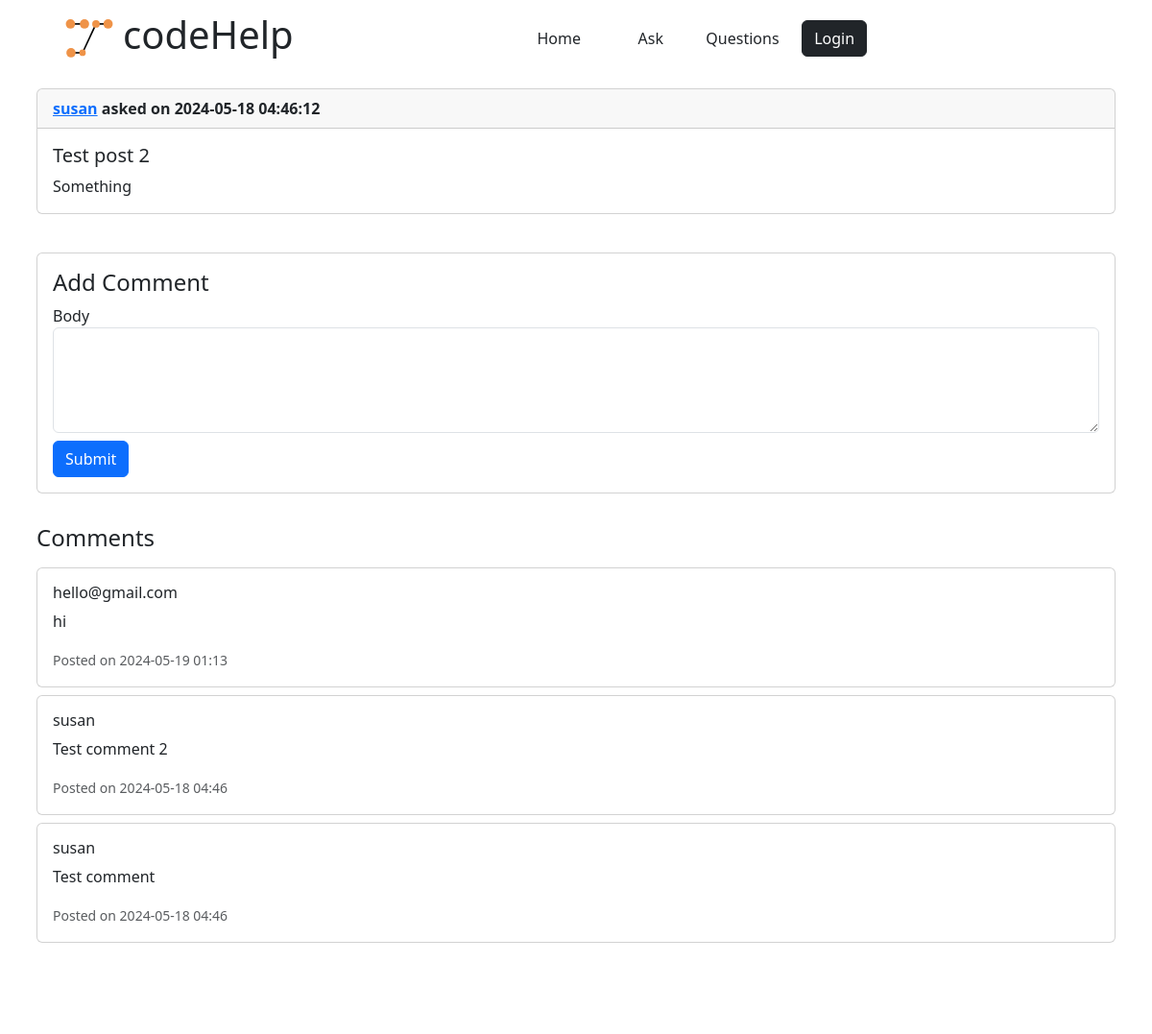
Screenshot of /post/2 with the database file from the repository.
### app/models.py (models this page shows, shortened)
class User(UserMixin, db.Model):
    id: so.Mapped[int] = so.mapped_column(primary_key=True)
    username: so.Mapped[str] = so.mapped_column(sa.String(64), index=True,
                                                unique=True)
    email: so.Mapped[str] = so.mapped_column(sa.String(120), index=True,
                                             unique=True)
    password_hash: so.Mapped[Optional[str]] = so.mapped_column(sa.String(256))
    posts: so.WriteOnlyMapped['Post'] = so.relationship(
        back_populates='author')
    comments: so.WriteOnlyMapped['Comment'] = so.relationship(
        back_populates='author')

class Post(db.Model):
    id: so.Mapped[int] = so.mapped_column(primary_key=True)
    title: so.Mapped[str] = so.mapped_column(sa.String(140))
    body: so.Mapped[str] = so.mapped_column(sa.String(256))
    timestamp: so.Mapped[datetime] = so.mapped_column(
        index=True, default=lambda: datetime.now(timezone.utc).replace(microsecond=0))
    user_id: so.Mapped[int] = so.mapped_column(sa.ForeignKey(User.id),
                                               index=True)
    author: so.Mapped[User] = so.relationship(back_populates='posts')
    comments: so.WriteOnlyMapped['Comment'] = so.relationship(
        back_populates='post')

class Comment(db.Model):
    id: so.Mapped[int] = so.mapped_column(primary_key=True)
    body: so.Mapped[str] = so.mapped_column(sa.String(280))
    timestamp: so.Mapped[datetime] = so.mapped_column(
        index=True, default=lambda: datetime.now(timezone.utc).replace(microsecond=0))
    user_id: so.Mapped[int] = so.mapped_column(sa.ForeignKey(User.id),
                                               index=True)
    post_id: so.Mapped[int] = so.mapped_column(sa.ForeignKey(Post.id),
                                               index=True)
    parent_comment_id: so.Mapped[Optional[int]] = so.mapped_column(
        sa.ForeignKey('comment.id'))
    author: so.Mapped[User] = so.relationship(back_populates='comments')
    post: so.Mapped[Post] = so.relationship(back_populates='comments')
    replies: so.WriteOnlyMapped['Comment'] = so.relationship(
        backref=so.backref('parent', remote_side=[id])
    )

### app/routes.py (the view, shortened to what this page needs)
@app.route('/post/<int:post_id>', methods=['GET', 'POST'])
def postDetails(post_id):
    post = Post.query.get_or_404(post_id)
    comments = Comment.query.filter_by(post_id=post_id).order_by(desc(Comment.timestamp)).all()
    form = CommentForm()
    return render_template('postDetails.html', post=post, form=form, comments=comments)

### app/forms.py
class CommentForm(FlaskForm):
    body = TextAreaField('Body', validators=[DataRequired()])
    submit = SubmitField('Submit')

### app/templates/postDetails.html (shortened to what this page needs)
{% extends "base.html" %}
{% block content %}
<div class="container p-2 my-2">
    <div class="card mb-3">
        <div class="card-header">
            <strong><a href="{{ url_for('profile', user_id=post.author.id) }}">{{ post.author.username }}</a> asked on {{post.timestamp}}</strong>
        </div>
        <div class="card-body">
            <h5 class="card-title">{{ post.title }}</h5>
            <p class="card-text">{{ post.body }}</p>
        </div>
    </div>
</div>
<div class="container p-2">
    <div class="card">
        <div class="card-body">
            <h4 class="card-title">Add Comment</h4>
            <form id="commentForm" method="POST">
                <div class="form-group">
                    {{ form.body.label(class="form-control-label") }}
                    {{ form.body(class="form-control", rows="4") }}
                </div>
                <div class="form-group mt-2">
                    {{ form.submit(class="btn btn-primary") }}
                </div>
            </form>
        </div>
    </div>
</div>
<div class="container p-2">
    <div id="commentsSection">
        <h4 class="my-3">Comments</h4>
        {% for comment in comments %}
        <div class="card my-2">
            <div class="card-body">
                <h6 class="card-title">{{ comment.author.username }}</h6>
                <p class="card-text">{{ comment.body }}</p>
                <p class="card-text"><small class="text-muted">Posted on {{ comment.timestamp.strftime('%Y-%m-%d %H:%M') }}</small></p>
            </div>
        </div>
        {% endfor %}
    </div>
</div>
{% endblock %}

### app/static/codeHelp.css (style rules this page uses)
body { background-color: #ffffff; color: #212529; }

### rows the page displays
User: author.username "susan"
Post: timestamp "2024-05-18 04:46:12", title "Test post 2", body "Something"
Comment: author.username "hello@gmail.com", body "hi", timestamp "2024-05-19 01:13"
Comment: author.username "susan", body "Test comment 2", timestamp "2024-05-18 04:46"
Comment: author.username "susan", body "Test comment", timestamp "2024-05-18 04:46"
